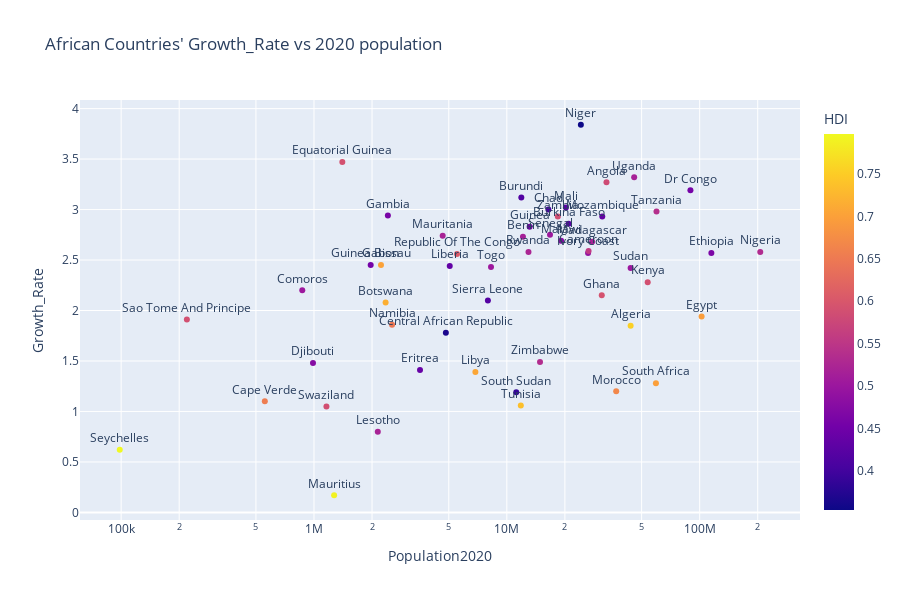

This figure's notebook cell:
### Code cell
fig = px.scatter(African_index, x= African_index.Population2020, y= African_index.Growth_Rate,text ='Country',log_x=True, color_continuous_scale = 'Plasma',hover_name= 'Country', color='HDI',title = "African Countries' Growth_Rate vs 2020 population")
fig.update_traces(textposition='top center')
fig.update_layout(
    height=600,)
fig.show()

### Figure 1 — Plotly figure (JSON) as saved in the notebook; plotly's stock layout.template omitted (floating-point values rounded to 4 significant figures)
{"data": [{"hovertemplate": "<b>%{hovertext}</b><br><br>Population2020=%{x}<br>Growth_Rate=%{y}<br>Country=%{text}<br>HDI=%{marker.color}<extra></extra>", "hovertext": ["Niger", "Central African Republic", "South Sudan", "Chad", "Burundi", "Sierra Leone", "Burkina Faso", "Mali", "Liberia", "Mozambique", "Eritrea", "Guinea Bissau", "Dr Congo", "Guinea", "Gambia", "Ethiopia", "Djibouti", "Malawi", "Ivory Coast", "Sudan", "Togo", "Comoros", "Senegal", "Benin", "Uganda", "Madagascar", "Mauritania", "Lesotho", "Rwanda", "Nigeria", "Zimbabwe", "Tanzania", "Cameroon", "Angola", "Zambia", "Swaziland", "Sao Tome And Principe", "Kenya", "Equatorial Guinea", "Ghana", "Republic Of The Congo", "Namibia", "Cape Verde", "Morocco", "Egypt", "South Africa", "Gabon", "Libya", "Botswana", "Tunisia", "Algeria", "Mauritius", "Seychelles"], "legendgroup": "", "marker": {"color": [0.354, 0.367, 0.388, 0.404, 0.417, 0.419, 0.423, 0.427, 0.435, 0.437, 0.44, 0.455, 0.457, 0.459, 0.46, 0.463, 0.476, 0.477, 0.492, 0.502, 0.503, 0.503, 0.505, 0.515, 0.516, 0.519, 0.52, 0.52, 0.524, 0.532, 0.535, 0.538, 0.556, 0.581, 0.588, 0.588, 0.589, 0.59, 0.591, 0.592, 0.606, 0.647, 0.654, 0.667, 0.696, 0.699, 0.702, 0.706, 0.717, 0.735, 0.754, 0.79, 0.797], "coloraxis": "coloraxis", "symbol": "circle"}, "mode": "markers+text", "name": "", "orientation": "v", "showlegend": false, "text": ["Niger", "Central African Republic", "South Sudan", "Chad", "Burundi", "Sierra Leone", "Burkina Faso", "Mali", "Liberia", "Mozambique", "Eritrea", "Guinea Bissau", "Dr Congo", "Guinea", "Gambia", "Ethiopia", "Djibouti", "Malawi", "Ivory Coast", "Sudan", "Togo", "Comoros", "Senegal", "Benin", "Uganda", "Madagascar", "Mauritania", "Lesotho", "Rwanda", "Nigeria", "Zimbabwe", "Tanzania", "Cameroon", "Angola", "Zambia", "Swaziland", "Sao Tome And Principe", "Kenya", "Equatorial Guinea", "Ghana", "Republic Of The Congo", "Namibia", "Cape Verde", "Morocco", "Egypt", "South Africa", "Gabon", "Libya", "Botswana", "Tunisia", "Algeria", "Mauritius", "Seychelles"], "textposition": "top center", "type": "scatter", "x": [24206644, 4829767, 11193725, 16425864, 11890784, 7976983, 20903273, 20250833, 5057681, 31255435, 3546421, 1968001, 89561403, 13132795, 2416668, 114963588, 988000, 19129952, 26378274, 43849260, 8278724, 869601, 16743927, 12123200, 45741007, 27691018, 4649658, 2142249, 12952218, 206139589, 14862924, 59734218, 26545863, 32866272, 18383955, 1160164, 219159, 53771296, 1402985, 31072940, 5518087, 2540905, 555987, 36910560, 102334404, 59308690, 2225734, 6871292, 2351627, 11818619, 43851044, 1271768, 98347], "xaxis": "x", "y": [3.84, 1.78, 1.19, 3, 3.12, 2.1, 2.86, 3.02, 2.44, 2.93, 1.41, 2.45, 3.19, 2.83, 2.94, 2.57, 1.48, 2.69, 2.57, 2.42, 2.43, 2.2, 2.75, 2.73, 3.32, 2.68, 2.74, 0.8, 2.58, 2.58, 1.49, 2.98, 2.59, 3.27, 2.93, 1.05, 1.91, 2.28, 3.47, 2.15, 2.56, 1.86, 1.1, 1.2, 1.94, 1.28, 2.45, 1.39, 2.08, 1.06, 1.85, 0.17, 0.62], "yaxis": "y"}], "layout": {"coloraxis": {"colorbar": {"title": {"text": "HDI"}}, "colorscale": [[0, "#0d0887"], [0.1111, "#46039f"], [0.2222, "#7201a8"], [0.3333, "#9c179e"], [0.4444, "#bd3786"], [0.5556, "#d8576b"], [0.6667, "#ed7953"], [0.7778, "#fb9f3a"], [0.8889, "#fdca26"], [1, "#f0f921"]]}, "height": 600, "legend": {"tracegroupgap": 0}, "title": {"text": "African Countries' Growth_Rate vs 2020 population"}, "xaxis": {"anchor": "y", "domain": [0, 1], "title": {"text": "Population2020"}, "type": "log"}, "yaxis": {"anchor": "x", "domain": [0, 1], "title": {"text": "Growth_Rate"}}}}
